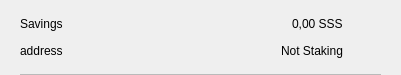
<?xml version="1.0" encoding="UTF-8"?>
<ui version="4.0">
 <class>CSRow</class>
 <widget class="QWidget" name="CSRow">
  <property name="geometry">
   <rect>
    <x>0</x>
    <y>0</y>
    <width>401</width>
    <height>75</height>
   </rect>
  </property>
  <property name="windowTitle">
   <string>Form</string>
  </property>
  <layout class="QVBoxLayout" name="verticalLayout">
   <property name="spacing">
    <number>0</number>
   </property>
   <property name="leftMargin">
    <number>20</number>
   </property>
   <property name="topMargin">
    <number>10</number>
   </property>
   <property name="rightMargin">
    <number>20</number>
   </property>
   <property name="bottomMargin">
    <number>0</number>
   </property>
   <item>
    <widget class="QWidget" name="info" native="true">
     <property name="minimumSize">
      <size>
       <width>0</width>
       <height>0</height>
      </size>
     </property>
     <layout class="QHBoxLayout" name="horizontalLayout_3">
      <property name="leftMargin">
       <number>0</number>
      </property>
      <property name="topMargin">
       <number>0</number>
      </property>
      <property name="rightMargin">
       <number>0</number>
      </property>
      <property name="bottomMargin">
       <number>10</number>
      </property>
      <item>
       <widget class="QWidget" name="container" native="true">
        <property name="minimumSize">
         <size>
          <width>0</width>
          <height>0</height>
         </size>
        </property>
        <layout class="QVBoxLayout" name="verticalLayout_2">
         <property name="spacing">
          <number>0</number>
         </property>
         <property name="leftMargin">
          <number>0</number>
         </property>
         <property name="topMargin">
          <number>0</number>
         </property>
         <property name="rightMargin">
          <number>0</number>
         </property>
         <property name="bottomMargin">
          <number>0</number>
         </property>
         <item>
          <layout class="QHBoxLayout" name="horizontalLayout">
           <item>
            <widget class="QLabel" name="labelName">
             <property name="text">
              <string>Savings</string>
             </property>
            </widget>
           </item>
           <item>
            <spacer name="horizontalSpacer">
             <property name="orientation">
              <enum>Qt::Horizontal</enum>
             </property>
             <property name="sizeHint" stdset="0">
              <size>
               <width>40</width>
               <height>20</height>
              </size>
             </property>
            </spacer>
           </item>
           <item>
            <widget class="QLabel" name="labelAmount">
             <property name="text">
              <string>0,00 SSS</string>
             </property>
            </widget>
           </item>
          </layout>
         </item>
         <item>
          <layout class="QHBoxLayout" name="horizontalLayout_2">
           <item>
            <widget class="QLabel" name="labelAddress">
             <property name="text">
              <string>address</string>
             </property>
            </widget>
           </item>
           <item>
            <spacer name="horizontalSpacer_2">
             <property name="orientation">
              <enum>Qt::Horizontal</enum>
             </property>
             <property name="sizeHint" stdset="0">
              <size>
               <width>40</width>
               <height>20</height>
              </size>
             </property>
            </spacer>
           </item>
           <item>
            <widget class="QLabel" name="labelStaking">
             <property name="text">
              <string>Not Staking</string>
             </property>
            </widget>
           </item>
          </layout>
         </item>
        </layout>
       </widget>
      </item>
      <item alignment="Qt::AlignHCenter|Qt::AlignVCenter">
       <widget class="QPushButton" name="pushButtonMenu">
        <property name="minimumSize">
         <size>
          <width>24</width>
          <height>24</height>
         </size>
        </property>
        <property name="maximumSize">
         <size>
          <width>32</width>
          <height>32</height>
         </size>
        </property>
        <property name="focusPolicy">
         <enum>Qt::NoFocus</enum>
        </property>
        <property name="styleSheet">
         <string notr="true">border:none; background-color:transparent;</string>
        </property>
        <property name="text">
         <string/>
        </property>
        <property name="icon">
         <iconset>
          <normaloff>://ic-menu-hover</normaloff>://ic-menu-hover</iconset>
        </property>
        <property name="iconSize">
         <size>
          <width>24</width>
          <height>24</height>
         </size>
        </property>
       </widget>
      </item>
     </layout>
    </widget>
   </item>
   <item>
    <widget class="QLabel" name="lblDivisory">
     <property name="minimumSize">
      <size>
       <width>0</width>
       <height>1</height>
      </size>
     </property>
     <property name="maximumSize">
      <size>
       <width>16777215</width>
       <height>1</height>
      </size>
     </property>
     <property name="styleSheet">
      <string notr="true">background-color:#bababa;</string>
     </property>
     <property name="text">
      <string/>
     </property>
     <property name="alignment">
      <set>Qt::AlignBottom|Qt::AlignLeading|Qt::AlignLeft</set>
     </property>
    </widget>
   </item>
  </layout>
 </widget>
 <resources/>
 <connections/>
</ui>
